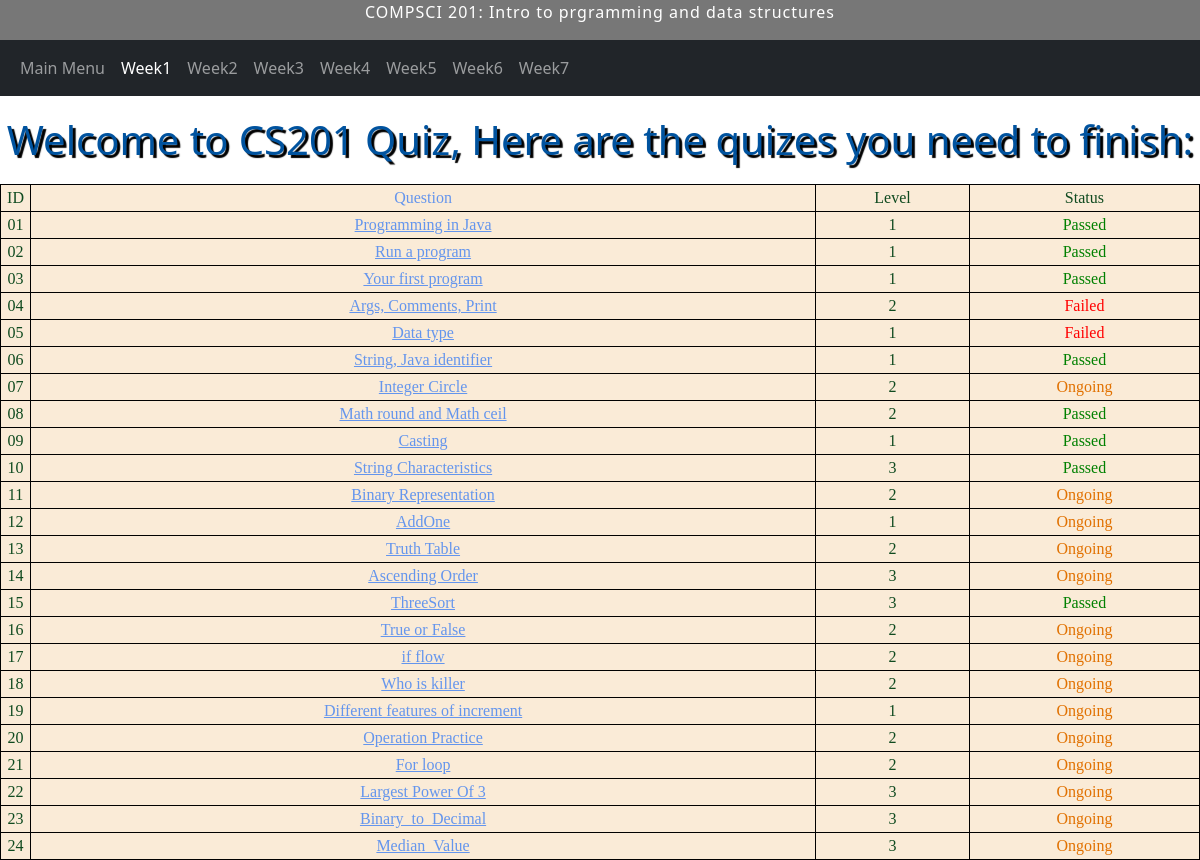
The page /content/1/index/week/1 (signed in) on the database its author committed.
### simple_judge/models.py (models this page shows, shortened)
class Question(models.Model):
    student=models.ForeignKey(Student, on_delete=models.CASCADE)
    question_title=models.CharField(max_length=50)
    question_id=models.IntegerField(default=0)
    ifpassed=models.BooleanField('ifpassed',default=False)
    logx=models.TextField()
    submission_times=models.IntegerField(default=5)

class Questiondict(models.Model):
    question_type=models.CharField(max_length=200)
    question_title=models.CharField(max_length=200)
    question_content=models.JSONField('quiz_content')
    question_id=models.IntegerField(default=0)
    question_level=models.IntegerField(default=0)
    question_week=models.IntegerField(default=0)

### quiz/views.py (the view)
# urls.py: path('<int:user_id>/index/week/<int:week>', views.week,name='week'),
def week(request, user_id, week):
    if checkuser(request , user_id) !=True:
       return HttpResponse("You are not allowed to See the Page")
    student=Student.objects.get(student_name=request.user.username)
    context={}
    context['user_id']=user_id
    question_sets=student.question_set.filter(question_id__gte=100*week , question_id__lte=100*(week+1)).order_by('question_id')
    question_dict_sets=[Questiondict.objects.get(question_id=question.question_id) for question in question_sets]
    context['array']=list(zip(question_sets,question_dict_sets))
    context['week']=week
    return render(request, 'quiz/week.html', context)

### quiz/templatetags/my_tags.py (called while the page is built)
@register.filter
def last2(question_id):
    x = str(question_id)
    return x[1:]

### quiz/views.py (called while the page is built)
def checkuser(request,user_id):
    if request.user.username!=Student.objects.get(student_id=user_id).student_netid:
        return False
    return True

### quiz/templates/quiz/week.html (shortened to what this page needs)
<!DOCTYPE html>
<html lang="en">
<head>
    {% load static %}
    {% load my_tags %}
    <link rel = "stylesheet" type ="text/css" href = "{% static 'quiz/bootstrap/css/bootstrap.min.css' %}">
    <link rel = "stylesheet" type ="text/css" href = "{% static 'quiz/bootstrap/js/bootstrap.bundle.min.js' %}">
    <link rel = "stylesheet" type ="text/css" href = "{% static 'quiz/style.css' %}">
</head>
<body>
  <div class="topmenu">
    <p>COMPSCI 201: Intro to prgramming and data structures</p>
</div>
    <nav class="navbar navbar-expand navbar-dark bg-dark" aria-label="Second navbar example">
        <div class="container-fluid">
          <div class="collapse navbar-collapse" id="navbarsExample02">
            <ul class="navbar-nav me-auto">
              <li class="nav-item">
                <a class="nav-link"  href="{% url 'quiz:userface' user_id %}">Main Menu</a>
              </li>
              <li class="nav-item">
                {%if week == 1 %}
                <a class="nav-link active" href="{% url 'quiz:week' user_id 1 %}">Week1</a>
                {% else %}
                <a class="nav-link" href="{% url 'quiz:week' user_id 1 %}">Week1</a>
                {% endif %}
              </li>
              <li class="nav-item">
                {%if week == 2 %}
                <a class="nav-link active" href="{% url 'quiz:week' user_id 2 %}">Week2</a>
                {% else %}
                <a class="nav-link " href="{% url 'quiz:week' user_id 2 %}">Week2</a>
                {% endif %}
              </li>
              <li class="nav-item">
                {%if week == 3 %}
                <a class="nav-link active" href="{% url 'quiz:week' user_id 3 %}">Week3</a>
                {% else %}
                <a class="nav-link " href="{% url 'quiz:week' user_id 3 %}">Week3</a>
                {% endif %}
              </li>
              <li class="nav-item">
                {%if week == 4 %}
                <a class="nav-link active" href="{% url 'quiz:week' user_id 4 %}">Week4</a>
                {% else %}
                <a class="nav-link " href="{% url 'quiz:week' user_id 4 %}">Week4</a>
                {% endif %}
              </li>
              <li class="nav-item">
                {%if week == 5 %}
                <a class="nav-link active" href="{% url 'quiz:week' user_id 5 %}">Week5</a>
                {% else %}
                <a class="nav-link " href="{% url 'quiz:week' user_id 5 %}">Week5</a>
                {% endif %}
              </li>
              <li class="nav-item">
                {%if week == 6 %}
                <a class="nav-link active" href="{% url 'quiz:week' user_id 6 %}">Week6</a>
                {% else %}
                <a class="nav-link " href="{% url 'quiz:week' user_id 6 %}">Week6</a>
                {% endif %}
              </li>
              <li class="nav-item">
                {%if week == 7 %}
                <a class="nav-link active" href="{% url 'quiz:week' user_id 7 %}">Week7</a>
                {% else %}
                <a class="nav-link " href="{% url 'quiz:week' user_id 7 %}">Week7</a>
                {% endif %}
              </li>
            </ul>
          </div>
        </div>
      </nav>
        <h1>Welcome to CS201 Quiz, Here are the quizes you need to finish:</h1>
    <div class='questiondiv'>
        <table>
            <tr>
                <td class='level'>ID</td>
                <td class='Question'>Question</td>
                <td class='level'>Level</td>
                <td class='level'> Status</td>
            {% for i,j in array %}
            <tr>
                <td class='level' style="width:30px"> {{i.question_id|last2}}</td>
                <td class='Question'> <a href= '{% url 'quiz:quiz_new' i.question_id %}'>{{i.question_title}}</a> </td>
                <td class= 'level'> {{j.question_level}}</td>
                {% if i.submission_times > 0 %}
                  {% if i.ifpassed %}
                      <td class= 'Times' style="color:green"> Passed</td>
                  {% else %}
                      <td class= 'Times' style="color:rgb(225, 113, 0)"> Ongoing</td>
                  {%endif%}
                {% else %}
                      <td class= 'Times' style="color:red"> Failed </td>
                {%endif%}
            {% endfor %}
        </table>
    </div>
</body>
</html>

### quiz/static/quiz/style.css (style rules this page uses)
html { background-color: #ffffff; }
.topmenu { list-style-type: none; margin: 0; padding: 0; overflow: hidden; background-color:#777; color: white; text-align: center; }
h1 { text-align: center; margin: 0; padding: 20px 0; color: #00539F; text-shadow: 3px 3px 1px black; }
p { text-align:center; font-size:16px; letter-spacing:1px; }
.questiondiv { width:100%; }
table { width:100%; font-family: Consolas; text-overflow: hidden; }
table,th,td { border: 1px solid black; background-color: antiquewhite; }
td { width:400; overflow: hidden; }
.level { text-align: center; color:rgb(15, 74, 31); }
.Question { color:cornflowerblue; text-align: center; }
a { color:cornflowerblue; }
.Times { color:red; text-align:center; }

### rows shown on the page
Question: question_id|last2 "01", question_title "Programming in Java", question_level "1", submission_times "Passed"
Question: question_id|last2 "02", question_title "Run a program", question_level "1", submission_times "Passed"
Question: question_id|last2 "03", question_title "Your first program", question_level "1", submission_times "Passed"
Question: question_id|last2 "04", question_title "Args, Comments, Print", question_level "2", submission_times "Failed"
Question: question_id|last2 "05", question_title "Data type", question_level "1", submission_times "Failed"
Question: question_id|last2 "06", question_title "String, Java identifier", question_level "1", submission_times "Passed"
Question: question_id|last2 "07", question_title "Integer Circle", question_level "2", submission_times "Ongoing"
Question: question_id|last2 "08", question_title "Math round and Math ceil", question_level "2", submission_times "Passed"
Question: question_id|last2 "09", question_title "Casting", question_level "1", submission_times "Passed"
Question: question_id|last2 "10", question_title "String Characteristics", question_level "3", submission_times "Passed"
Question: question_id|last2 "11", question_title "Binary Representation", question_level "2", submission_times "Ongoing"
Question: question_id|last2 "12", question_title "AddOne", question_level "1", submission_times "Ongoing"
Question: question_id|last2 "13", question_title "Truth Table", question_level "2", submission_times "Ongoing"
Question: question_id|last2 "14", question_title "Ascending Order", question_level "3", submission_times "Ongoing"
Question: question_id|last2 "15", question_title "ThreeSort", question_level "3", submission_times "Passed"
Question: question_id|last2 "16", question_title "True or False", question_level "2", submission_times "Ongoing"
Question: question_id|last2 "17", question_title "if flow", question_level "2", submission_times "Ongoing"
Question: question_id|last2 "18", question_title "Who is killer", question_level "2", submission_times "Ongoing"
Question: question_id|last2 "19", question_title "Different features of increment", question_level "1", submission_times "Ongoing"
Question: question_id|last2 "20", question_title "Operation Practice", question_level "2", submission_times "Ongoing"
Question: question_id|last2 "21", question_title "For loop", question_level "2", submission_times "Ongoing"
Question: question_id|last2 "22", question_title "Largest Power Of 3", question_level "3", submission_times "Ongoing"
Question: question_id|last2 "23", question_title "Binary_to_Decimal", question_level "3", submission_times "Ongoing"
Question: question_id|last2 "24", question_title "Median_Value", question_level "3", submission_times "Ongoing"
